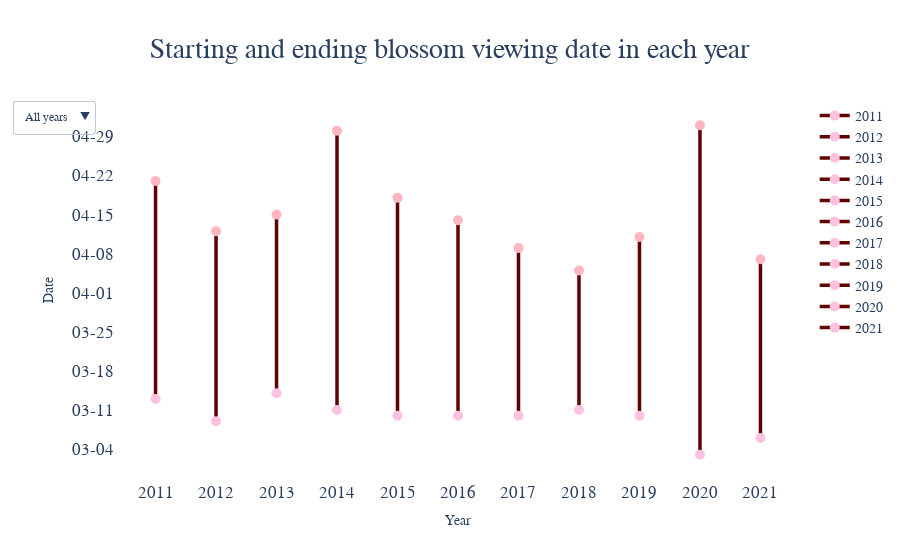

This figure's notebook cell:
### Code cell
layout =go.Layout(paper_bgcolor='rgba(0,0,0,0)',plot_bgcolor='rgba(0,0,0,0)',
                  yaxis_title="Date",
                xaxis_title="Year",
                 title='Lollipop Plot' )
fig3= go.Figure(layout=layout)

fig3.update_yaxes(type='date')
fig3.update_layout(yaxis=dict(tickformat="%m-%d"))


fig3.update_layout(
    updatemenus=[
        dict(active=4,
            buttons=list([
            dict(label='Ele_1',
                 method="update",
                 args=[{"visible":ele_1},
                       ]),
            dict(label="Ele_2",
                 method="update",
                 args=[{"visible":ele_2},
                       ]),
            dict(label="Ele_3",
                 method="update",
                 args=[{"visible":ele_3},
                       ]),
            dict(label="Ele_4",
                 method="update",
                 args=[{"visible":ele_4},
                       ]),
            dict(label="All years",
                 method="update",
                 args=[{"visible":ele_5},
                       ])
        ]),
        x =- 0.15,
        xanchor = 'left',
        y = 1.0,
        yanchor = 'top',     
        )
    ]
)
for i in range(0, len(data)):
    if data['ele_rank'][i]==0:
        fig3.add_trace(go.Scatter(y =[data["before"][i],data["after"][i]], 
                          x = [data["year"][i],data["year"][i]],
                          mode = 'lines+markers',
                          line_color='#600000',
                          line_width=3.5,
                          marker_color = ['#FFC1E0','lightpink'],
                          marker_size = 10,
                        name=str(data["year"][i]),
                              visible=True))
    else:
        fig3.add_trace(go.Scatter(y =[data["before"][i],data["after"][i]], 
                          x = [data["year"][i],data["year"][i]],
                          mode = 'lines+markers',
                          line_color='#600000',
                        line_width=3.5,
                          marker_color = ['#FFC1E0','lightpink'],
                          marker_size = 10,
                        name=str(data["year"][i]),
                              visible=False                         
                                ))
#fig3.layout.xaxis.type = 'category'
#fig3.update_xaxes(categoryorder='category ascending')

fig3.update_layout(
    title={'text':'Starting and ending blossom viewing date in each year',
           'xanchor':'center',
           'yanchor':'top',
           'x':0.5,
          'y':0.93})
fig3.update_layout(
    title_font_family="Times New Roman",
    title_font_size=27.5)
fig3.update_layout(
    legend_font_family="Times New Roman",
    legend_font_size=14,
    legend_grouptitlefont_family="Times New Roman"
)
fig3.update_layout( font_family="Times New Roman"
)
fig3.update_layout(xaxis=dict(title="Year",tickmode='linear',tickfont=dict(size=17)))
fig3.update_layout(yaxis=dict(tickfont=dict(size=17)))
fig3.write_html("lollipop.html")
fig3.show()

### Figure 1 — Plotly figure (JSON) as saved in the notebook; plotly's stock layout.template omitted (floating-point values rounded to 4 significant figures)
{"data": [{"line": {"color": "#600000", "width": 3.5}, "marker": {"color": ["#FFC1E0", "lightpink"], "size": 10}, "mode": "lines+markers", "name": "2011", "type": "scatter", "visible": false, "x": [2011, 2011], "y": ["1900-03-13T00:00:00", "1900-04-09T00:00:00"]}, {"line": {"color": "#600000", "width": 3.5}, "marker": {"color": ["#FFC1E0", "lightpink"], "size": 10}, "mode": "lines+markers", "name": "2012", "type": "scatter", "visible": false, "x": [2012, 2012], "y": ["1900-03-09T00:00:00", "1900-04-06T00:00:00"]}, {"line": {"color": "#600000", "width": 3.5}, "marker": {"color": ["#FFC1E0", "lightpink"], "size": 10}, "mode": "lines+markers", "name": "2013", "type": "scatter", "visible": false, "x": [2013, 2013], "y": ["1900-03-15T00:00:00", "1900-04-15T00:00:00"]}, {"line": {"color": "#600000", "width": 3.5}, "marker": {"color": ["#FFC1E0", "lightpink"], "size": 10}, "mode": "lines+markers", "name": "2014", "type": "scatter", "visible": false, "x": [2014, 2014], "y": ["1900-03-16T00:00:00", "1900-04-30T00:00:00"]}, {"line": {"color": "#600000", "width": 3.5}, "marker": {"color": ["#FFC1E0", "lightpink"], "size": 10}, "mode": "lines+markers", "name": "2015", "type": "scatter", "visible": false, "x": [2015, 2015], "y": ["1900-03-17T00:00:00", "1900-04-18T00:00:00"]}, {"line": {"color": "#600000", "width": 3.5}, "marker": {"color": ["#FFC1E0", "lightpink"], "size": 10}, "mode": "lines+markers", "name": "2016", "type": "scatter", "visible": false, "x": [2016, 2016], "y": ["1900-03-10T00:00:00", "1900-04-09T00:00:00"]}, {"line": {"color": "#600000", "width": 3.5}, "marker": {"color": ["#FFC1E0", "lightpink"], "size": 10}, "mode": "lines+markers", "name": "2017", "type": "scatter", "visible": false, "x": [2017, 2017], "y": ["1900-03-10T00:00:00", "1900-04-07T00:00:00"]}, {"line": {"color": "#600000", "width": 3.5}, "marker": {"color": ["#FFC1E0", "lightpink"], "size": 10}, "mode": "lines+markers", "name": "2018", "type": "scatter", "visible": false, "x": [2018, 2018], "y": ["1900-03-13T00:00:00", "1900-04-02T00:00:00"]}, {"line": {"color": "#600000", "width": 3.5}, "marker": {"color": ["#FFC1E0", "lightpink"], "size": 10}, "mode": "lines+markers", "name": "2019", "type": "scatter", "visible": false, "x": [2019, 2019], "y": ["1900-03-10T00:00:00", "1900-04-01T00:00:00"]}, {"line": {"color": "#600000", "width": 3.5}, "marker": {"color": ["#FFC1E0", "lightpink"], "size": 10}, "mode": "lines+markers", "name": "2020", "type": "scatter", "visible": false, "x": [2020, 2020], "y": ["1900-03-03T00:00:00", "1900-03-24T00:00:00"]}, {"line": {"color": "#600000", "width": 3.5}, "marker": {"color": ["#FFC1E0", "lightpink"], "size": 10}, "mode": "lines+markers", "name": "2021", "type": "scatter", "visible": false, "x": [2021, 2021], "y": ["1900-03-09T00:00:00", "1900-03-30T00:00:00"]}, {"line": {"color": "#600000", "width": 3.5}, "marker": {"color": ["#FFC1E0", "lightpink"], "size": 10}, "mode": "lines+markers", "name": "2011", "type": "scatter", "visible": false, "x": [2011, 2011], "y": ["1900-03-18T00:00:00", "1900-04-21T00:00:00"]}, {"line": {"color": "#600000", "width": 3.5}, "marker": {"color": ["#FFC1E0", "lightpink"], "size": 10}, "mode": "lines+markers", "name": "2012", "type": "scatter", "visible": false, "x": [2012, 2012], "y": ["1900-03-17T00:00:00", "1900-04-09T00:00:00"]}, {"line": {"color": "#600000", "width": 3.5}, "marker": {"color": ["#FFC1E0", "lightpink"], "size": 10}, "mode": "lines+markers", "name": "2013", "type": "scatter", "visible": false, "x": [2013, 2013], "y": ["1900-03-17T00:00:00", "1900-04-07T00:00:00"]}, {"line": {"color": "#600000", "width": 3.5}, "marker": {"color": ["#FFC1E0", "lightpink"], "size": 10}, "mode": "lines+markers", "name": "2014", "type": "scatter", "visible": false, "x": [2014, 2014], "y": ["1900-03-16T00:00:00", "1900-04-04T00:00:00"]}, {"line": {"color": "#600000", "width": 3.5}, "marker": {"color": ["#FFC1E0", "lightpink"], "size": 10}, "mode": "lines+markers", "name": "2015", "type": "scatter", "visible": false, "x": [2015, 2015], "y": ["1900-03-16T00:00:00", "1900-04-16T00:00:00"]}, {"line": {"color": "#600000", "width": 3.5}, "marker": {"color": ["#FFC1E0", "lightpink"], "size": 10}, "mode": "lines+markers", "name": "2016", "type": "scatter", "visible": false, "x": [2016, 2016], "y": ["1900-03-14T00:00:00", "1900-04-10T00:00:00"]}, {"line": {"color": "#600000", "width": 3.5}, "marker": {"color": ["#FFC1E0", "lightpink"], "size": 10}, "mode": "lines+markers", "name": "2017", "type": "scatter", "visible": false, "x": [2017, 2017], "y": ["1900-03-12T00:00:00", "1900-04-09T00:00:00"]}, {"line": {"color": "#600000", "width": 3.5}, "marker": {"color": ["#FFC1E0", "lightpink"], "size": 10}, "mode": "lines+markers", "name": "2018", "type": "scatter", "visible": false, "x": [2018, 2018], "y": ["1900-03-15T00:00:00", "1900-04-05T00:00:00"]}, {"line": {"color": "#600000", "width": 3.5}, "marker": {"color": ["#FFC1E0", "lightpink"], "size": 10}, "mode": "lines+markers", "name": "2019", "type": "scatter", "visible": false, "x": [2019, 2019], "y": ["1900-03-15T00:00:00", "1900-04-02T00:00:00"]}, {"line": {"color": "#600000", "width": 3.5}, "marker": {"color": ["#FFC1E0", "lightpink"], "size": 10}, "mode": "lines+markers", "name": "2020", "type": "scatter", "visible": false, "x": [2020, 2020], "y": ["1900-03-14T00:00:00", "1900-05-01T00:00:00"]}, {"line": {"color": "#600000", "width": 3.5}, "marker": {"color": ["#FFC1E0", "lightpink"], "size": 10}, "mode": "lines+markers", "name": "2021", "type": "scatter", "visible": false, "x": [2021, 2021], "y": ["1900-03-13T00:00:00", "1900-04-03T00:00:00"]}, {"line": {"color": "#600000", "width": 3.5}, "marker": {"color": ["#FFC1E0", "lightpink"], "size": 10}, "mode": "lines+markers", "name": "2011", "type": "scatter", "visible": false, "x": [2011, 2011], "y": ["1900-03-17T00:00:00", "1900-04-10T00:00:00"]}, {"line": {"color": "#600000", "width": 3.5}, "marker": {"color": ["#FFC1E0", "lightpink"], "size": 10}, "mode": "lines+markers", "name": "2012", "type": "scatter", "visible": false, "x": [2012, 2012], "y": ["1900-03-15T00:00:00", "1900-04-09T00:00:00"]}, {"line": {"color": "#600000", "width": 3.5}, "marker": {"color": ["#FFC1E0", "lightpink"], "size": 10}, "mode": "lines+markers", "name": "2013", "type": "scatter", "visible": false, "x": [2013, 2013], "y": ["1900-03-14T00:00:00", "1900-04-14T00:00:00"]}, {"line": {"color": "#600000", "width": 3.5}, "marker": {"color": ["#FFC1E0", "lightpink"], "size": 10}, "mode": "lines+markers", "name": "2014", "type": "scatter", "visible": false, "x": [2014, 2014], "y": ["1900-03-11T00:00:00", "1900-04-10T00:00:00"]}, {"line": {"color": "#600000", "width": 3.5}, "marker": {"color": ["#FFC1E0", "lightpink"], "size": 10}, "mode": "lines+markers", "name": "2015", "type": "scatter", "visible": false, "x": [2015, 2015], "y": ["1900-03-10T00:00:00", "1900-04-08T00:00:00"]}, {"line": {"color": "#600000", "width": 3.5}, "marker": {"color": ["#FFC1E0", "lightpink"], "size": 10}, "mode": "lines+markers", "name": "2016", "type": "scatter", "visible": false, "x": [2016, 2016], "y": ["1900-03-14T00:00:00", "1900-04-02T00:00:00"]}, {"line": {"color": "#600000", "width": 3.5}, "marker": {"color": ["#FFC1E0", "lightpink"], "size": 10}, "mode": "lines+markers", "name": "2017", "type": "scatter", "visible": false, "x": [2017, 2017], "y": ["1900-03-14T00:00:00", "1900-04-04T00:00:00"]}, {"line": {"color": "#600000", "width": 3.5}, "marker": {"color": ["#FFC1E0", "lightpink"], "size": 10}, "mode": "lines+markers", "name": "2018", "type": "scatter", "visible": false, "x": [2018, 2018], "y": ["1900-03-11T00:00:00", "1900-04-01T00:00:00"]}, {"line": {"color": "#600000", "width": 3.5}, "marker": {"color": ["#FFC1E0", "lightpink"], "size": 10}, "mode": "lines+markers", "name": "2019", "type": "scatter", "visible": false, "x": [2019, 2019], "y": ["1900-03-11T00:00:00", "1900-04-08T00:00:00"]}, {"line": {"color": "#600000", "width": 3.5}, "marker": {"color": ["#FFC1E0", "lightpink"], "size": 10}, "mode": "lines+markers", "name": "2020", "type": "scatter", "visible": false, "x": [2020, 2020], "y": ["1900-03-11T00:00:00", "1900-04-12T00:00:00"]}, {"line": {"color": "#600000", "width": 3.5}, "marker": {"color": ["#FFC1E0", "lightpink"], "size": 10}, "mode": "lines+markers", "name": "2021", "type": "scatter", "visible": false, "x": [2021, 2021], "y": ["1900-03-10T00:00:00", "1900-03-29T00:00:00"]}, {"line": {"color": "#600000", "width": 3.5}, "marker": {"color": ["#FFC1E0", "lightpink"], "size": 10}, "mode": "lines+markers", "name": "2011", "type": "scatter", "visible": false, "x": [2011, 2011], "y": ["1900-03-24T00:00:00", "1900-04-09T00:00:00"]}, {"line": {"color": "#600000", "width": 3.5}, "marker": {"color": ["#FFC1E0", "lightpink"], "size": 10}, "mode": "lines+markers", "name": "2012", "type": "scatter", "visible": false, "x": [2012, 2012], "y": ["1900-03-20T00:00:00", "1900-04-12T00:00:00"]}, {"line": {"color": "#600000", "width": 3.5}, "marker": {"color": ["#FFC1E0", "lightpink"], "size": 10}, "mode": "lines+markers", "name": "2013", "type": "scatter", "visible": false, "x": [2013, 2013], "y": ["1900-03-22T00:00:00", "1900-04-15T00:00:00"]}, {"line": {"color": "#600000", "width": 3.5}, "marker": {"color": ["#FFC1E0", "lightpink"], "size": 10}, "mode": "lines+markers", "name": "2014", "type": "scatter", "visible": false, "x": [2014, 2014], "y": ["1900-03-22T00:00:00", "1900-04-14T00:00:00"]}, {"line": {"color": "#600000", "width": 3.5}, "marker": {"color": ["#FFC1E0", "lightpink"], "size": 10}, "mode": "lines+markers", "name": "2015", "type": "scatter", "visible": false, "x": [2015, 2015], "y": ["1900-03-24T00:00:00", "1900-04-12T00:00:00"]}, {"line": {"color": "#600000", "width": 3.5}, "marker": {"color": ["#FFC1E0", "lightpink"], "size": 10}, "mode": "lines+markers", "name": "2016", "type": "scatter", "visible": false, "x": [2016, 2016], "y": ["1900-03-22T00:00:00", "1900-04-14T00:00:00"]}, {"line": {"color": "#600000", "width": 3.5}, "marker": {"color": ["#FFC1E0", "lightpink"], "size": 10}, "mode": "lines+markers", "name": "2017", "type": "scatter", "visible": false, "x": [2017, 2017], "y": ["1900-03-21T00:00:00", "1900-04-02T00:00:00"]}, {"line": {"color": "#600000", "width": 3.5}, "marker": {"color": ["#FFC1E0", "lightpink"], "size": 10}, "mode": "lines+markers", "name": "2018", "type": "scatter", "visible": false, "x": [2018, 2018], "y": ["1900-03-20T00:00:00", "1900-04-04T00:00:00"]}, {"line": {"color": "#600000", "width": 3.5}, "marker": {"color": ["#FFC1E0", "lightpink"], "size": 10}, "mode": "lines+markers", "name": "2019", "type": "scatter", "visible": false, "x": [2019, 2019], "y": ["1900-03-18T00:00:00", "1900-04-11T00:00:00"]}, {"line": {"color": "#600000", "width": 3.5}, "marker": {"color": ["#FFC1E0", "lightpink"], "size": 10}, "mode": "lines+markers", "name": "2020", "type": "scatter", "visible": false, "x": [2020, 2020], "y": ["1900-03-16T00:00:00", "1900-04-08T00:00:00"]}, {"line": {"color": "#600000", "width": 3.5}, "marker": {"color": ["#FFC1E0", "lightpink"], "size": 10}, "mode": "lines+markers", "name": "2021", "type": "scatter", "visible": false, "x": [2021, 2021], "y": ["1900-03-06T00:00:00", "1900-04-07T00:00:00"]}, {"line": {"color": "#600000", "width": 3.5}, "marker": {"color": ["#FFC1E0", "lightpink"], "size": 10}, "mode": "lines+markers", "name": "2011", "type": "scatter", "visible": true, "x": [2011, 2011], "y": ["1900-03-13T00:00:00", "1900-04-21T00:00:00"]}, {"line": {"color": "#600000", "width": 3.5}, "marker": {"color": ["#FFC1E0", "lightpink"], "size": 10}, "mode": "lines+markers", "name": "2012", "type": "scatter", "visible": true, "x": [2012, 2012], "y": ["1900-03-09T00:00:00", "1900-04-12T00:00:00"]}, {"line": {"color": "#600000", "width": 3.5}, "marker": {"color": ["#FFC1E0", "lightpink"], "size": 10}, "mode": "lines+markers", "name": "2013", "type": "scatter", "visible": true, "x": [2013, 2013], "y": ["1900-03-14T00:00:00", "1900-04-15T00:00:00"]}, {"line": {"color": "#600000", "width": 3.5}, "marker": {"color": ["#FFC1E0", "lightpink"], "size": 10}, "mode": "lines+markers", "name": "2014", "type": "scatter", "visible": true, "x": [2014, 2014], "y": ["1900-03-11T00:00:00", "1900-04-30T00:00:00"]}, {"line": {"color": "#600000", "width": 3.5}, "marker": {"color": ["#FFC1E0", "lightpink"], "size": 10}, "mode": "lines+markers", "name": "2015", "type": "scatter", "visible": true, "x": [2015, 2015], "y": ["1900-03-10T00:00:00", "1900-04-18T00:00:00"]}, {"line": {"color": "#600000", "width": 3.5}, "marker": {"color": ["#FFC1E0", "lightpink"], "size": 10}, "mode": "lines+markers", "name": "2016", "type": "scatter", "visible": true, "x": [2016, 2016], "y": ["1900-03-10T00:00:00", "1900-04-14T00:00:00"]}, {"line": {"color": "#600000", "width": 3.5}, "marker": {"color": ["#FFC1E0", "lightpink"], "size": 10}, "mode": "lines+markers", "name": "2017", "type": "scatter", "visible": true, "x": [2017, 2017], "y": ["1900-03-10T00:00:00", "1900-04-09T00:00:00"]}, {"line": {"color": "#600000", "width": 3.5}, "marker": {"color": ["#FFC1E0", "lightpink"], "size": 10}, "mode": "lines+markers", "name": "2018", "type": "scatter", "visible": true, "x": [2018, 2018], "y": ["1900-03-11T00:00:00", "1900-04-05T00:00:00"]}, {"line": {"color": "#600000", "width": 3.5}, "marker": {"color": ["#FFC1E0", "lightpink"], "size": 10}, "mode": "lines+markers", "name": "2019", "type": "scatter", "visible": true, "x": [2019, 2019], "y": ["1900-03-10T00:00:00", "1900-04-11T00:00:00"]}, {"line": {"color": "#600000", "width": 3.5}, "marker": {"color": ["#FFC1E0", "lightpink"], "size": 10}, "mode": "lines+markers", "name": "2020", "type": "scatter", "visible": true, "x": [2020, 2020], "y": ["1900-03-03T00:00:00", "1900-05-01T00:00:00"]}, {"line": {"color": "#600000", "width": 3.5}, "marker": {"color": ["#FFC1E0", "lightpink"], "size": 10}, "mode": "lines+markers", "name": "2021", "type": "scatter", "visible": true, "x": [2021, 2021], "y": ["1900-03-06T00:00:00", "1900-04-07T00:00:00"]}], "layout": {"font": {"family": "Times New Roman"}, "legend": {"font": {"family": "Times New Roman", "size": 14}, "grouptitlefont": {"family": "Times New Roman"}}, "paper_bgcolor": "rgba(0,0,0,0)", "plot_bgcolor": "rgba(0,0,0,0)", "title": {"font": {"family": "Times New Roman", "size": 27.5}, "text": "Starting and ending blossom viewing date in each year", "x": 0.5, "xanchor": "center", "y": 0.93, "yanchor": "top"}, "updatemenus": [{"active": 4, "buttons": [{"args": [{"visible": [true, true, true, true, true, true, true, true, true, true, true, false, false, false, false, false, false, false, false, false, false, false, false, false, false, false, false, false, false, false, false, false, false, false, false, false, false, false, false, false, false, false, false, false, false, false, false, false, false, false, false, false, false, false, false]}], "label": "Ele_1", "method": "update"}, {"args": [{"visible": [false, false, false, false, false, false, false, false, false, false, false, true, true, true, true, true, true, true, true, true, true, true, false, false, false, false, false, false, false, false, false, false, false, false, false, false, false, false, false, false, false, false, false, false, false, false, false, false, false, false, false, false, false, false, false]}], "label": "Ele_2", "method": "update"}, {"args": [{"visible": [false, false, false, false, false, false, false, false, false, false, false, false, false, false, false, false, false, false, false, false, false, false, true, true, true, true, true, true, true, true, true, true, true, false, false, false, false, false, false, false, false, false, false, false, false, false, false, false, false, false, false, false, false, false, false]}], "label": "Ele_3", "method": "update"}, {"args": [{"visible": [false, false, false, false, false, false, false, false, false, false, false, false, false, false, false, false, false, false, false, false, false, false, false, false, false, false, false, false, false, false, false, false, false, true, true, true, true, true, true, true, true, true, true, true, false, false, false, false, false, false, false, false, false, false, false]}], "label": "Ele_4", "method": "update"}, {"args": [{"visible": [false, false, false, false, false, false, false, false, false, false, false, false, false, false, false, false, false, false, false, false, false, false, false, false, false, false, false, false, false, false, false, false, false, false, false, false, false, false, false, false, false, false, false, false, true, true, true, true, true, true, true, true, true, true, true]}], "label": "All years", "method": "update"}], "x": -0.15, "xanchor": "left", "y": 1, "yanchor": "top"}], "xaxis": {"tickfont": {"size": 17}, "tickmode": "linear", "title": {"text": "Year"}}, "yaxis": {"tickfont": {"size": 17}, "tickformat": "%m-%d", "title": {"text": "Date"}, "type": "date"}}}
